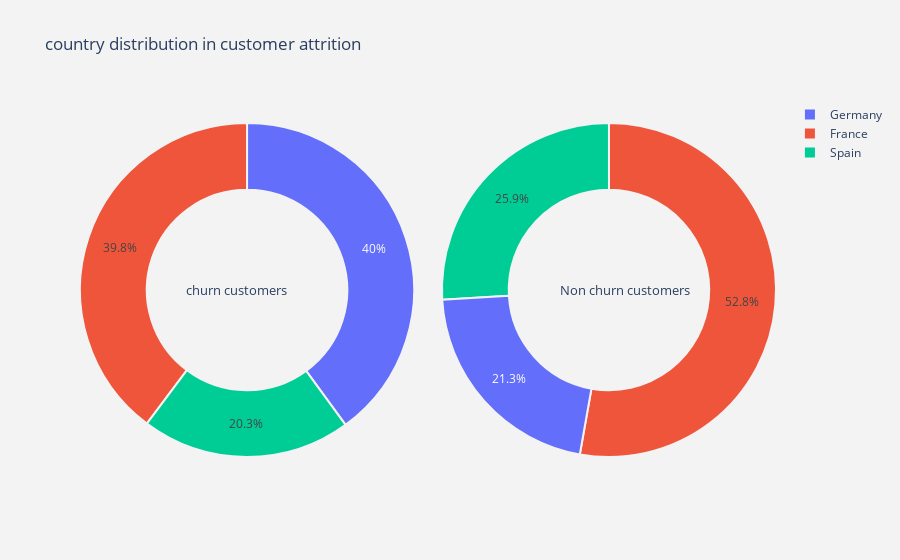

Notebook code for this chart:
### Code cell
# Calling the function for plotting the pie plot for geography column
plot_pie(cat_cols[0])

### Figure 1 — Plotly figure (JSON) as saved in the notebook; plotly's stock layout.template omitted (floating-point values rounded to 4 significant figures)
{"data": [{"domain": {"x": [0, 0.48]}, "hole": 0.6, "hoverinfo": "label+percent+name", "labels": ["Germany", "France", "Spain"], "marker": {"line": {"color": "rgb(243,243,243)", "width": 2}}, "name": "Churn Customers", "type": "pie", "values": [814, 810, 413]}, {"domain": {"x": [0.52, 1]}, "hole": 0.6, "hoverinfo": "label+percent+name", "labels": ["France", "Spain", "Germany"], "marker": {"line": {"color": "rgb(243,243,243)", "width": 2}}, "name": "Non churn customers", "type": "pie", "values": [4204, 2064, 1695]}], "layout": {"annotations": [{"font": {"size": 13}, "showarrow": false, "text": "churn customers", "x": 0.15, "y": 0.5}, {"font": {"size": 13}, "showarrow": false, "text": "Non churn customers", "x": 0.88, "y": 0.5}], "paper_bgcolor": "rgb(243,243,243)", "plot_bgcolor": "rgb(243,243,243)", "title": {"text": "country distribution in customer attrition "}}}
